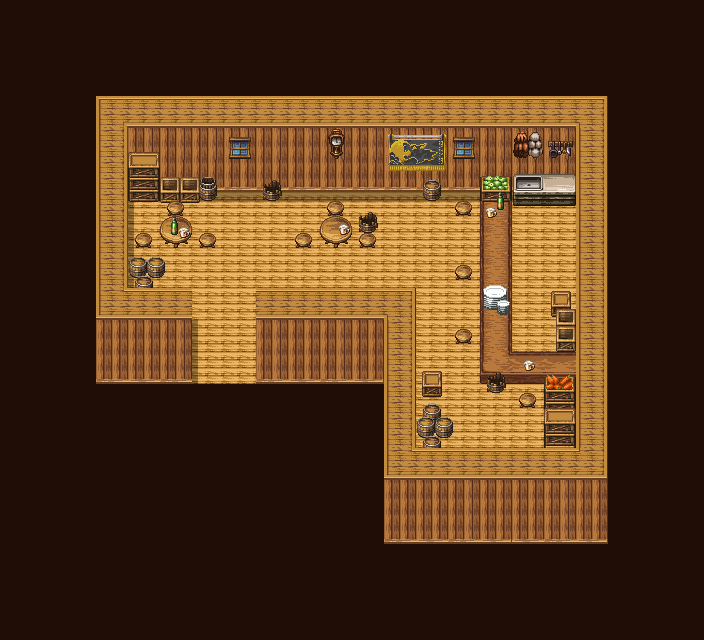

This is a level from a 2D game, rendered from its Tiled map with the project's own tilesets. A one-line summary and the map file follow, with tile-layer data summarised:
An orthogonal 22x20 tile map with 32x32 px tiles, 11 tile layers (floor, wall, shadow, furniture-6, ...).

<map version="1.9" tiledversion="1.9.1" orientation="orthogonal" renderorder="right-down" width="22" height="20" tilewidth="32" tileheight="32" infinite="0" nextlayerid="29" nextobjectid="1">
  <editorsettings>
    <export target="../確認用/8_public_house_1..tmx" format="tmx" />
  </editorsettings>
  <tileset firstgid="1" source="../30_tsx/30_maptip_house.tsx" />
  <layer id="1" name="floor" width="22" height="20">
    <data>[440 cells, 396 non-empty, 2 distinct tile ids]</data>
  </layer>
  <layer id="3" name="wall" width="22" height="20">
    <data>[440 cells, 106 non-empty, 24 distinct tile ids]</data>
  </layer>
  <layer id="4" name="shadow" width="22" height="20">
    <data>[440 cells, 25 non-empty, 6 distinct tile ids]</data>
  </layer>
  <layer id="21" name="furniture-6" width="22" height="20">
    <data>[440 cells, 23 non-empty, 14 distinct tile ids]</data>
  </layer>
  <layer id="20" name="furniture-5" width="22" height="20">
    <data>[440 cells, 24 non-empty, 20 distinct tile ids]</data>
  </layer>
  <layer id="22" name="furniture-4" width="22" height="20">
    <data>[440 cells, 13 non-empty, 13 distinct tile ids]</data>
  </layer>
  <layer id="23" name="chara" width="22" height="20">
    <data>[440 cells, 0 non-empty, 0 distinct tile ids]</data>
  </layer>
  <layer id="25" name="furniture-3" width="22" height="20">
    <data>[440 cells, 8 non-empty, 7 distinct tile ids]</data>
  </layer>
  <layer id="26" name="furniture-2" width="22" height="20">
    <data>[440 cells, 6 non-empty, 6 distinct tile ids]</data>
  </layer>
  <layer id="28" name="furniture-1" width="22" height="20">
    <data>[440 cells, 1 non-empty, 1 distinct tile ids]</data>
  </layer>
  <layer id="2" name="frame" width="22" height="20">
    <data>[440 cells, 261 non-empty, 1 distinct tile ids]</data>
  </layer>
</map>
